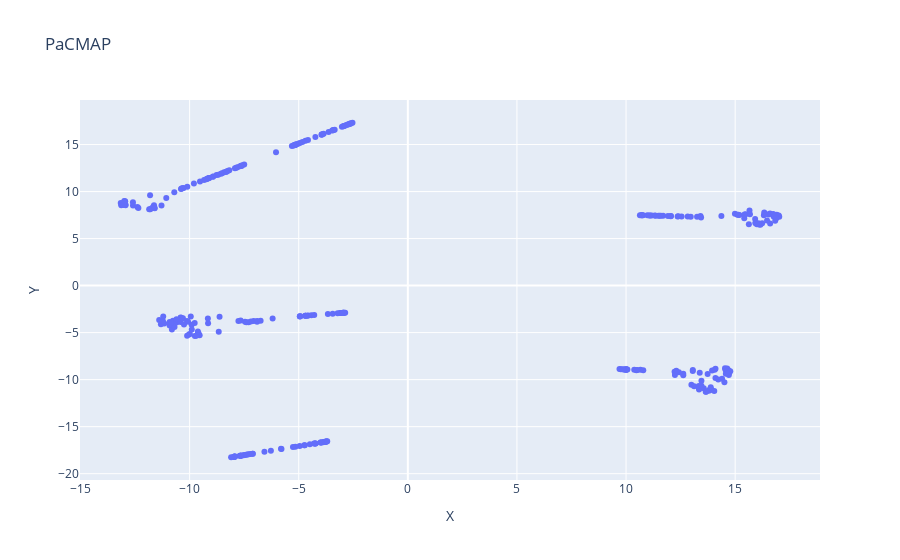

Notebook cell for this chart:
### Markdown cell above
# PaCMAP

### Code cell
pm = pacmap.PaCMAP(n_components=2,apply_pca=False).fit_transform(reduced)
pm = pd.DataFrame(pm)
pm.columns = ['X', 'Y']
fig = px.scatter(pm, 
                x='X',y='Y',
                title = f'PaCMAP')
fig.show()

### Figure 1 — Plotly figure (JSON) as saved in the notebook; plotly's stock layout.template omitted (floating-point values rounded to 4 significant figures; data arrays with more than 128 entries replaced by an {"elided": "..."} marker saying what was removed)
{"data": [{"hovertemplate": "X=%{x}<br>Y=%{y}<extra></extra>", "legendgroup": "", "marker": {"color": "#636efa", "symbol": "circle"}, "mode": "markers", "name": "", "orientation": "v", "showlegend": false, "type": "scatter", "x": {"elided": "333 float values"}, "xaxis": "x", "y": {"elided": "333 float values"}, "yaxis": "y"}], "layout": {"legend": {"tracegroupgap": 0}, "title": {"text": "PaCMAP"}, "xaxis": {"anchor": "y", "domain": [0, 1], "title": {"text": "X"}}, "yaxis": {"anchor": "x", "domain": [0, 1], "title": {"text": "Y"}}}}
